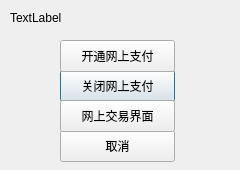
<?xml version="1.0" encoding="UTF-8"?>
<ui version="4.0">
 <class>netpay</class>
 <widget class="QDialog" name="netpay">
  <property name="geometry">
   <rect>
    <x>0</x>
    <y>0</y>
    <width>240</width>
    <height>170</height>
   </rect>
  </property>
  <property name="windowTitle">
   <string>Dialog</string>
  </property>
  <widget class="QPushButton" name="dn">
   <property name="geometry">
    <rect>
     <x>60</x>
     <y>70</y>
     <width>115</width>
     <height>32</height>
    </rect>
   </property>
   <property name="text">
    <string>关闭网上支付</string>
   </property>
  </widget>
  <widget class="QPushButton" name="cancel">
   <property name="geometry">
    <rect>
     <x>60</x>
     <y>130</y>
     <width>115</width>
     <height>32</height>
    </rect>
   </property>
   <property name="text">
    <string>取消</string>
   </property>
  </widget>
  <widget class="QPushButton" name="n">
   <property name="geometry">
    <rect>
     <x>60</x>
     <y>40</y>
     <width>115</width>
     <height>32</height>
    </rect>
   </property>
   <property name="text">
    <string>开通网上支付</string>
   </property>
  </widget>
  <widget class="QLabel" name="label">
   <property name="geometry">
    <rect>
     <x>10</x>
     <y>10</y>
     <width>181</width>
     <height>16</height>
    </rect>
   </property>
   <property name="text">
    <string>TextLabel</string>
   </property>
  </widget>
  <widget class="QPushButton" name="confirm">
   <property name="geometry">
    <rect>
     <x>60</x>
     <y>100</y>
     <width>115</width>
     <height>32</height>
    </rect>
   </property>
   <property name="text">
    <string>网上交易界面</string>
   </property>
  </widget>
 </widget>
 <resources/>
 <connections/>
</ui>
